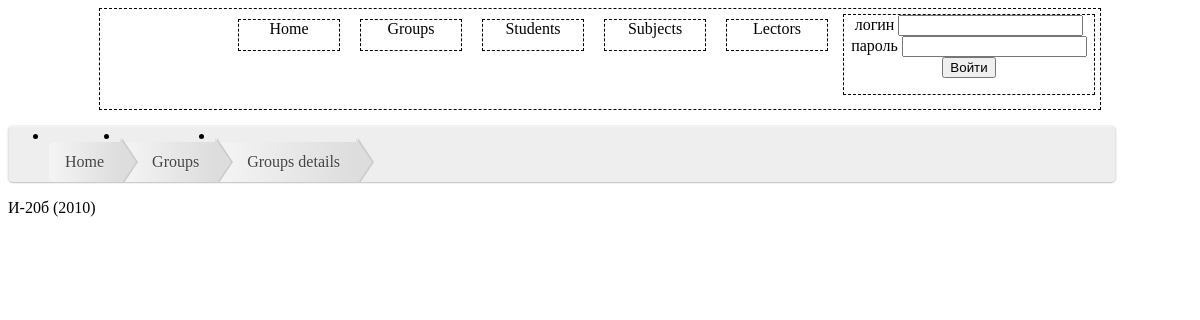
Before: /groups_details.php?groupId=1 with the older database file.
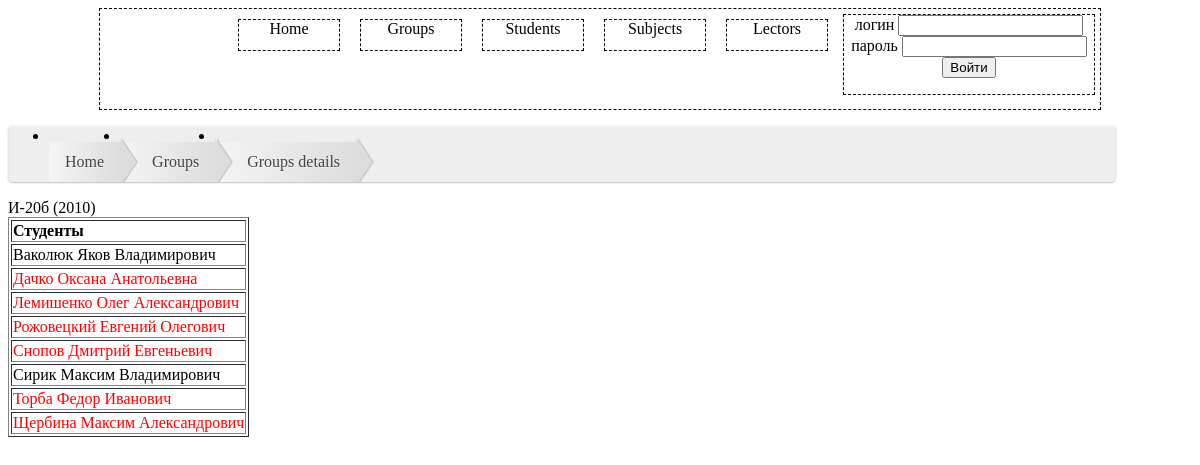
After: the same page with the newer database file.
### tables this page shows
CREATE TABLE IF NOT EXISTS `students` (
  `student_id` int(10) NOT NULL AUTO_INCREMENT,
  `student_name` text,
  `student_notes` text,
  `student_email` text,
  `parent_email` text NOT NULL,
  `group_id` int(10) DEFAULT NULL,
  `role` int(11) NOT NULL,
  `pwd` int(11) NOT NULL,
  PRIMARY KEY (`student_id`),
  KEY `students_fk1` (`group_id`)
);

### groups_details.php (the view, shortened to what this page needs)
<?php
	include('index.php');
	echo "<ul id=\"breadcrumbs\">
        <li><a href=\"index.php\">Home</a></li>
        <li><a href=\"list.php?info=groups\">Groups</a></li>
		<li><a href=\"groups_details.php?groupId=".$_GET['groupId']."\">Groups details</a></li>
    </ul>";
	  $groupId=$_GET['groupId'];
		$query1="(SELECT l.role FROM lectors l WHERE lector_login='".$_SESSION['login']."') UNION
			 (SELECT s.role FROM students s WHERE student_email='".$_SESSION['login']."' OR parent_email='".$_SESSION['login']."')";
		$acess_result=mysql_query($query1);
		$acess= mysql_fetch_array($acess_result);
		$role=$acess['role'];
		$query = "SELECT * FROM groups WHERE group_id=".$groupId;
		$result = mysql_query($query);
		$row = mysql_fetch_array($result);
		echo $row['group_name'];
		if ($role==3){
		echo "<table border = 1>";
		echo "<tr>";
	   echo "<td>";
	   echo  "<b>" ."Студенты" ."</b>";
	   echo "</td>";
	   echo "</tr>";
		$queryStudent = "SELECT * FROM students WHERE group_id='".$groupId."'";
	   $result=mysql_query($queryStudent);
			while($row = mysql_fetch_array($result)){
				if ($row['student_email']==$_SESSION['login'] || $row['parent_email']==$_SESSION['login'] ){
						echo "<tr>";
						echo"<td>";
						echo "<a href=\"recordbook.php?studentId=".$row['student_id']."&groupId=".$row['group_id']."\" style=\"color: red\">". $row['student_name']."</a>";
						echo"</td>";
						echo "</tr>";
				}else {
						echo "<tr>";
						echo"<td>";
						echo $row['student_name'];
						echo"</td>";
						echo "</tr>";
				}
			}
		echo "</table>";
		}
?>

Changed rows visible on the page:
now on this page (row unchanged): students: student_name "Ваколюк Яков Владимирович"
now on this page (row edited): students: student_name "Дачко Оксана Анатольевна"
now on this page (row edited): students: student_name "Лемишенко Олег Александрович"
now on this page (row edited): students: student_name "Рожовецкий Евгений Олегович"
now on this page (row edited): students: student_name "Снопов Дмитрий Евгеньевич"
now on this page (row edited): students: student_name "Сирик Максим Владимирович"
now on this page (row edited): students: student_name "Торба Федор Иванович"
now on this page (row edited): students: student_name "Щербина Максим Александрович"
Other visible differences:
text now shown: "Студенты"
